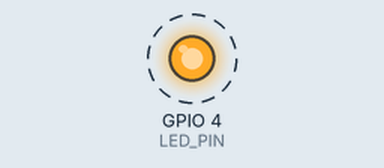
Simulated run of this sketch. Board: ESP32. On the bench: output pins drawn as LEDs (lit = HIGH). Dashed ring = blinking.

Above: at 0.2 s.
Timing chart, 0 to 3.0 s (numbered marks = the images above):
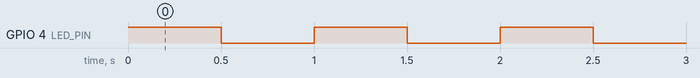

Measured:
- by itself, GPIO 4 (LED_PIN): alternates HIGH for 0.50 s and LOW for 0.50 s

The sketch:

l22_register.ino
```cpp
#include "soc/gpio_struct.h"

const int LED_PIN = 4;

void setup() {
  pinMode(LED_PIN, OUTPUT);
}

void loop() {
  GPIO.out_w1ts = (1UL << LED_PIN);   // регистр «установить»: бит 4 -> вывод GPIO4 в HIGH
  delay(500);
  GPIO.out_w1tc = (1UL << LED_PIN);   // регистр «сбросить»: бит 4 -> вывод GPIO4 в LOW
  delay(500);
}
```
